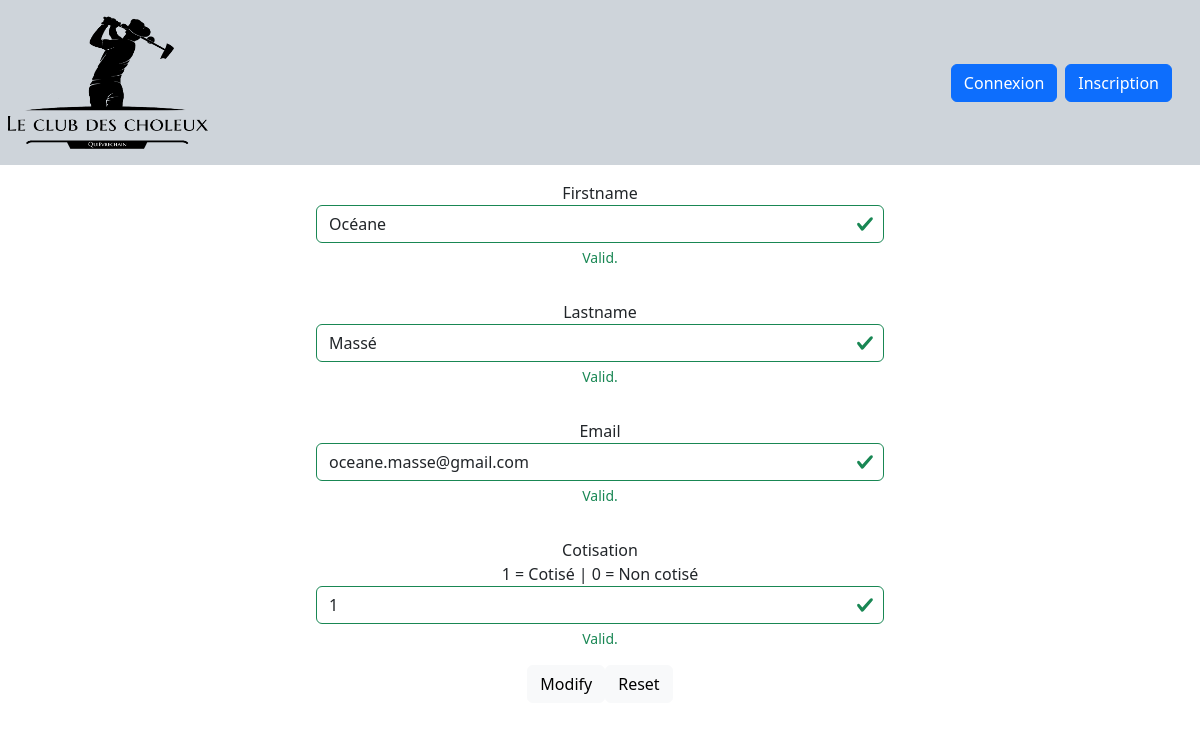
/Application/Controller/Utilisateurs/updateDataController.php?buttonIndex=1, run on the app's committed database.
### tables this page shows
CREATE TABLE `users` (
  `idUser` int(11) NOT NULL,
  `firstname` text,
  `lastname` text,
  `mail` text NOT NULL,
  `password` longtext NOT NULL,
  `cotisation` tinyint(1) NOT NULL DEFAULT '0'
);

### Application/Model/Utilisateur/UsersModel.php (called while the page is built, shortened)
<?php
include_once('../BDD/DatabaseConnection.php');
function Get1OfUsersTable($id){
    global $db;
    $sql = $db->prepare("SELECT users.idUser,firstname,lastname,mail,cotisation  FROM Users JOIN users_role on users.iduser = users_role.iduser WHERE users.idUser = :id");
    $sql->execute(array("id"=> $id));
    return $sql->fetch(PDO::FETCH_ASSOC);
}
function GetRole($idUser){
    global $db;
    $sql = $db->prepare("SELECT idRole FROM users_role WHERE idUser = :idUser");
    $sql->execute(array('idUser' => $idUser));
    return $sql->fetchAll(PDO::FETCH_ASSOC);
}
?>

### Application/Controller/Utilisateurs/updateDataController.php (the view, shortened to what this page needs)
<?php
include "../../Model/Utilisateur/UsersModel.php";
include "../../View/Utilisateur/updateDataView.php";
$role = GetRole($_SESSION['user_id'])[0]["idRole"];
if ($role == 0){
    $buttonIndex = $_GET['buttonIndex'];
}
else{
    $buttonIndex = $_SESSION['user_id'];
}
$UsersData = Get1OfUsersTable($buttonIndex);
echo'<body>';
echo'<center>';
    echo '<form class="was-validated" method="post" id="form" action="userUpdate.php">';
        echo'<div class="w-50 p-3">';
            echo'<label>Firstname</label>';
            echo'<input type="text" class="form-control" name="firstname" size="30" maxlength="225" required="true" value='.$UsersData ["firstname"]. '>';
            echo'<div class="valid-feedback">Valid.</div>';
        echo'</div>';
        echo'<div class="w-50 p-3">';
            echo'<label>Lastname</label>';
            echo'<input type="text" class="form-control" name="lastname" size="30" maxlength="225" required="true" value='.$UsersData ["lastname"]. '>';
            echo'<div class="valid-feedback">Valid.</div>';
        echo'</div>';
        echo'<div class="w-50 p-3">';
            echo'<label>Email</label>';
            echo'<input type="text" class="form-control" name="mail" size="30" maxlength="225" required="true" value='.$UsersData ['mail'].'>';
            echo'<div class="valid-feedback">Valid.</div>';
        echo'</div>';
if (GetRole($_SESSION['user_id'])[0]["idRole"]==0){
        echo'<div class="w-50 p-3">';
            echo'<label>Cotisation</label>';
            echo'<br> 1 = Cotisé | 0 = Non cotisé';
            echo'<input type="integer" class="form-control" name="cotisation" size="30" maxlength="1" required="true" value='.$UsersData["cotisation"].'>';
            echo'<div class="valid-feedback">Valid.</div>';
        echo'</div>';
}
        echo'<button type="button" id="modify" class="btn btn-light">Modify</button>';
        echo'<button type="reset" class="btn btn-light">Reset</button>';
    echo'</form>';
echo'</center>';
?>

### data on the page
users: firstname "Océane", lastname "Massé", mail "oceane.masse@gmail.com", cotisation "1"
